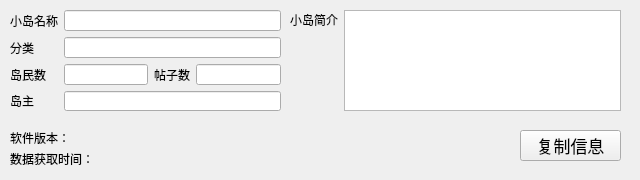
<?xml version="1.0" encoding="UTF-8"?>
<ui version="4.0">
 <class>IslandDataWindow</class>
 <widget class="QWidget" name="IslandDataWindow">
  <property name="geometry">
   <rect>
    <x>0</x>
    <y>0</y>
    <width>640</width>
    <height>180</height>
   </rect>
  </property>
  <property name="sizePolicy">
   <sizepolicy hsizetype="Preferred" vsizetype="Preferred">
    <horstretch>67</horstretch>
    <verstretch>0</verstretch>
   </sizepolicy>
  </property>
  <property name="minimumSize">
   <size>
    <width>640</width>
    <height>180</height>
   </size>
  </property>
  <property name="maximumSize">
   <size>
    <width>640</width>
    <height>180</height>
   </size>
  </property>
  <property name="windowTitle">
   <string>小岛信息 - </string>
  </property>
  <widget class="QWidget" name="gridLayoutWidget_10">
   <property name="geometry">
    <rect>
     <x>10</x>
     <y>10</y>
     <width>271</width>
     <height>101</height>
    </rect>
   </property>
   <layout class="QGridLayout" name="gridLayout_9">
    <item row="2" column="1">
     <widget class="QLineEdit" name="IslandMembersCount">
      <property name="enabled">
       <bool>true</bool>
      </property>
      <property name="mouseTracking">
       <bool>true</bool>
      </property>
      <property name="focusPolicy">
       <enum>Qt::NoFocus</enum>
      </property>
      <property name="text">
       <string/>
      </property>
     </widget>
    </item>
    <item row="1" column="0">
     <widget class="QLabel" name="label_41">
      <property name="text">
       <string>分类</string>
      </property>
     </widget>
    </item>
    <item row="2" column="2">
     <widget class="QLabel" name="label_40">
      <property name="text">
       <string>帖子数</string>
      </property>
     </widget>
    </item>
    <item row="0" column="0">
     <widget class="QLabel" name="label_38">
      <property name="text">
       <string>小岛名称</string>
      </property>
     </widget>
    </item>
    <item row="2" column="0">
     <widget class="QLabel" name="label_39">
      <property name="text">
       <string>岛民数</string>
      </property>
     </widget>
    </item>
    <item row="1" column="1" colspan="3">
     <widget class="QLineEdit" name="IslandCategory">
      <property name="enabled">
       <bool>true</bool>
      </property>
      <property name="mouseTracking">
       <bool>true</bool>
      </property>
      <property name="focusPolicy">
       <enum>Qt::NoFocus</enum>
      </property>
      <property name="text">
       <string/>
      </property>
     </widget>
    </item>
    <item row="2" column="3">
     <widget class="QLineEdit" name="PostsCount">
      <property name="enabled">
       <bool>true</bool>
      </property>
      <property name="mouseTracking">
       <bool>true</bool>
      </property>
      <property name="focusPolicy">
       <enum>Qt::NoFocus</enum>
      </property>
      <property name="text">
       <string/>
      </property>
     </widget>
    </item>
    <item row="0" column="1" colspan="3">
     <widget class="QLineEdit" name="IslandName">
      <property name="enabled">
       <bool>true</bool>
      </property>
      <property name="mouseTracking">
       <bool>true</bool>
      </property>
      <property name="focusPolicy">
       <enum>Qt::NoFocus</enum>
      </property>
      <property name="text">
       <string/>
      </property>
     </widget>
    </item>
    <item row="3" column="0">
     <widget class="QLabel" name="label_42">
      <property name="text">
       <string>岛主</string>
      </property>
     </widget>
    </item>
    <item row="3" column="1" colspan="3">
     <widget class="QLineEdit" name="IslandMasterName">
      <property name="enabled">
       <bool>true</bool>
      </property>
      <property name="mouseTracking">
       <bool>true</bool>
      </property>
      <property name="focusPolicy">
       <enum>Qt::NoFocus</enum>
      </property>
      <property name="text">
       <string/>
      </property>
     </widget>
    </item>
   </layout>
  </widget>
  <widget class="QWidget" name="gridLayoutWidget_11">
   <property name="geometry">
    <rect>
     <x>290</x>
     <y>10</y>
     <width>331</width>
     <height>101</height>
    </rect>
   </property>
   <layout class="QGridLayout" name="gridLayout_10">
    <item row="1" column="0">
     <spacer name="verticalSpacer_4">
      <property name="orientation">
       <enum>Qt::Vertical</enum>
      </property>
      <property name="sizeType">
       <enum>QSizePolicy::Fixed</enum>
      </property>
      <property name="sizeHint" stdset="0">
       <size>
        <width>20</width>
        <height>81</height>
       </size>
      </property>
     </spacer>
    </item>
    <item row="0" column="0">
     <widget class="QLabel" name="label_4">
      <property name="text">
       <string>小岛简介</string>
      </property>
     </widget>
    </item>
    <item row="0" column="1" rowspan="2">
     <widget class="QTextEdit" name="IslandIntroduction">
      <property name="focusPolicy">
       <enum>Qt::NoFocus</enum>
      </property>
      <property name="overwriteMode">
       <bool>false</bool>
      </property>
     </widget>
    </item>
   </layout>
  </widget>
  <widget class="QPushButton" name="CopyButton">
   <property name="geometry">
    <rect>
     <x>520</x>
     <y>130</y>
     <width>101</width>
     <height>31</height>
    </rect>
   </property>
   <property name="font">
    <font>
     <pointsize>13</pointsize>
    </font>
   </property>
   <property name="text">
    <string>复制信息</string>
   </property>
  </widget>
  <widget class="QWidget" name="gridLayoutWidget_3">
   <property name="geometry">
    <rect>
     <x>10</x>
     <y>130</y>
     <width>211</width>
     <height>36</height>
    </rect>
   </property>
   <layout class="QGridLayout" name="gridLayout_3">
    <item row="0" column="1">
     <widget class="QLabel" name="Version">
      <property name="text">
       <string/>
      </property>
     </widget>
    </item>
    <item row="0" column="0">
     <widget class="QLabel" name="label_20">
      <property name="text">
       <string>软件版本：</string>
      </property>
     </widget>
    </item>
    <item row="1" column="0">
     <widget class="QLabel" name="label_18">
      <property name="text">
       <string>数据获取时间：</string>
      </property>
     </widget>
    </item>
    <item row="1" column="1">
     <widget class="QLabel" name="DataTime">
      <property name="text">
       <string/>
      </property>
     </widget>
    </item>
   </layout>
  </widget>
 </widget>
 <tabstops>
  <tabstop>CopyButton</tabstop>
 </tabstops>
 <resources/>
 <connections/>
</ui>
